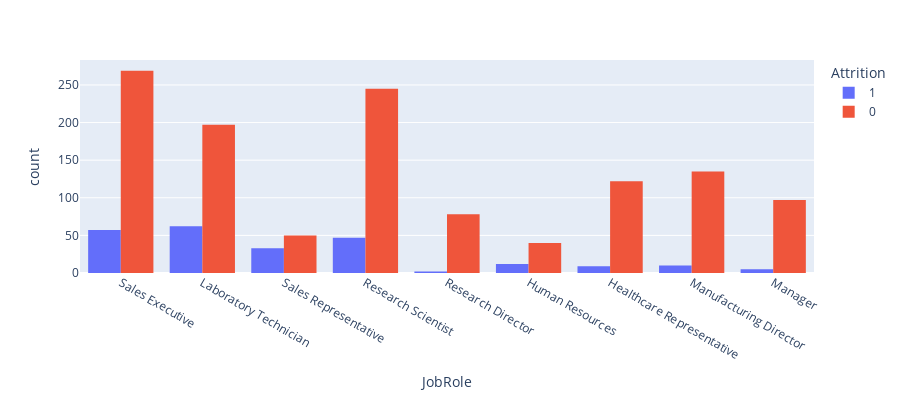

Write notebook code for a chart like this one.
### Markdown cell above
**Clearly there are more males in the organisation than females, so attritions are higher but slightly. I don't think gender is too significant a factor behind attritions.**

### Code cell
df = px.data.tips()
fig = px.histogram(employee_data, x="JobRole", #y="Attrition",
             color='Attrition', barmode='group',
             height=400, width=900)
fig.show()

### Figure 1 — Plotly figure (JSON) as saved in the notebook; plotly's stock layout.template omitted (floating-point values rounded to 4 significant figures; data arrays with more than 128 entries replaced by an {"elided": "..."} marker saying what was removed)
{"data": [{"alignmentgroup": "True", "bingroup": "x", "hovertemplate": "Attrition=1<br>JobRole=%{x}<br>count=%{y}<extra></extra>", "legendgroup": "1", "marker": {"color": "#636efa", "pattern": {"shape": ""}}, "name": "1", "offsetgroup": "1", "orientation": "v", "showlegend": true, "type": "histogram", "x": {"elided": "237 str values"}, "xaxis": "x", "yaxis": "y"}, {"alignmentgroup": "True", "bingroup": "x", "hovertemplate": "Attrition=0<br>JobRole=%{x}<br>count=%{y}<extra></extra>", "legendgroup": "0", "marker": {"color": "#EF553B", "pattern": {"shape": ""}}, "name": "0", "offsetgroup": "0", "orientation": "v", "showlegend": true, "type": "histogram", "x": {"elided": "1233 str values"}, "xaxis": "x", "yaxis": "y"}], "layout": {"barmode": "group", "height": 400, "legend": {"title": {"text": "Attrition"}, "tracegroupgap": 0}, "margin": {"t": 60}, "width": 900, "xaxis": {"anchor": "y", "domain": [0, 1], "title": {"text": "JobRole"}}, "yaxis": {"anchor": "x", "domain": [0, 1], "title": {"text": "count"}}}}
